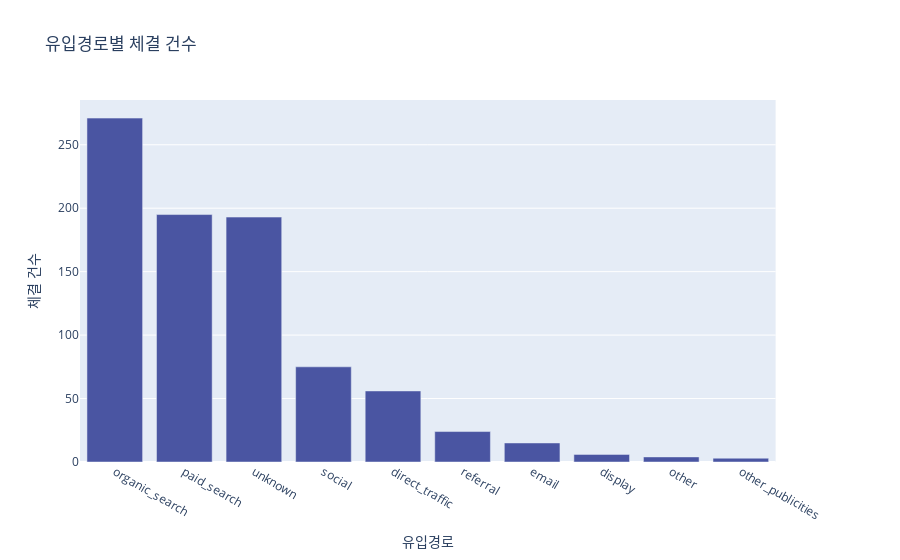

The cell this chart's notebook holds for it:
### Markdown cell above
### 유입경로별 체결 건수

### Code cell
won_counts = mql.groupby('origin')['seller_id'].count().sort_values(ascending=False).reset_index()

# make_subplots를 사용하여 서로 다른 유형의 그래프 생성
fig = make_subplots(specs=[[{"secondary_y": True}]])

# 첫 번째 그래프 추가 (막대 그래프)
fig.add_trace(
    go.Bar(
        x=won_counts['origin'],
        y=won_counts['seller_id'],
        name='체결 건수',
        marker_color='#4A55A2'  # 막대 그래프 색상 지정
    ),
    secondary_y=False
)

# 레이아웃 설정
fig.update_layout(
    title='유입경로별 체결 건수',  # 전체 그래프의 제목
    xaxis=dict(title='유입경로'),
    yaxis=dict(title='체결 건수'),
    legend=dict(),
    width=900
)

fig.show()

#plot(fig, filename = '유입경로별 체결 건수', auto_open=True)

### Figure 1 — Plotly figure (JSON) as saved in the notebook; plotly's stock layout.template omitted (floating-point values rounded to 4 significant figures)
{"data": [{"marker": {"color": "#4A55A2"}, "name": "체결 건수", "type": "bar", "x": ["organic_search", "paid_search", "unknown", "social", "direct_traffic", "referral", "email", "display", "other", "other_publicities"], "xaxis": "x", "y": [271, 195, 193, 75, 56, 24, 15, 6, 4, 3], "yaxis": "y"}], "layout": {"title": {"text": "유입경로별 체결 건수"}, "width": 900, "xaxis": {"anchor": "y", "domain": [0, 0.94], "title": {"text": "유입경로"}}, "yaxis": {"anchor": "x", "domain": [0, 1], "title": {"text": "체결 건수"}}, "yaxis2": {"anchor": "x", "overlaying": "y", "side": "right"}}}
